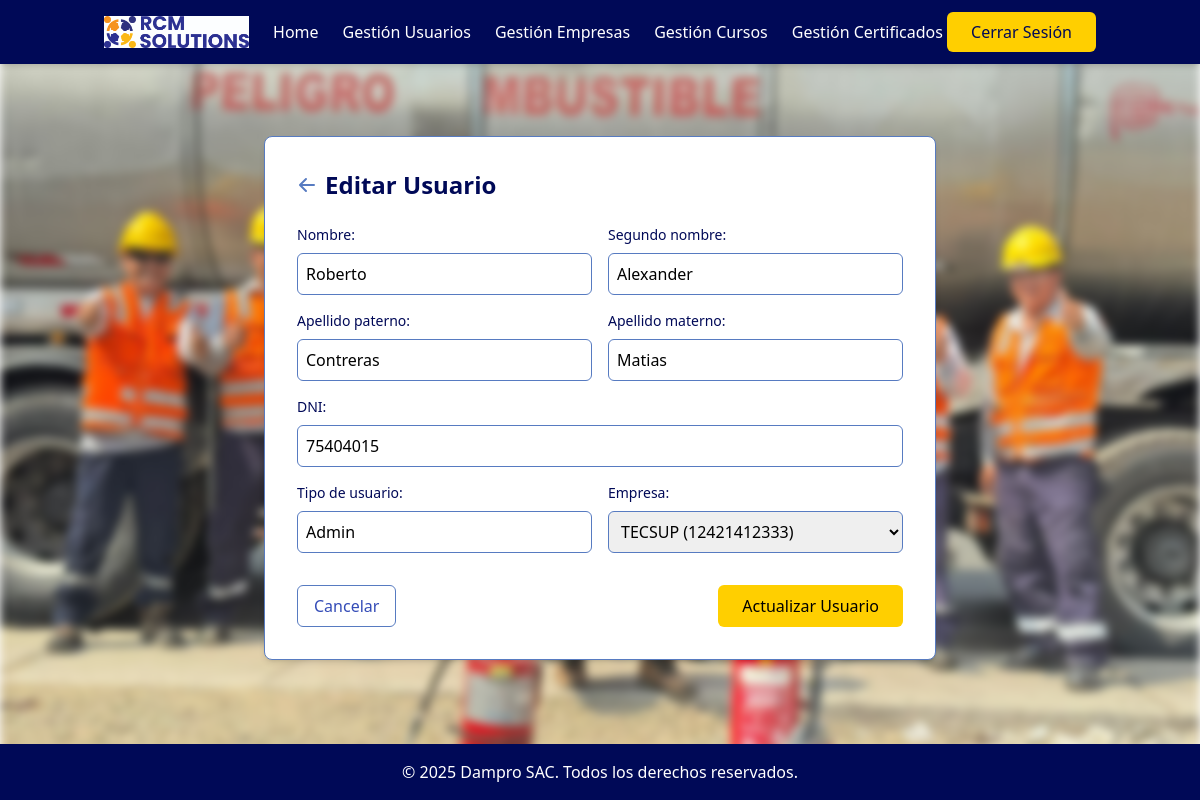
Screenshot of /dashboard/usuarios/edit/1/ (signed in) with the database file from the repository.
### system/models.py (models this page shows)
class Usuario(models.Model):
    first_name = models.CharField(max_length=100)
    middle_name = models.CharField(max_length=100, blank=True, null=True)
    last_name = models.CharField(max_length=100)
    second_last_name = models.CharField(max_length=100, blank=True, null=True)
    dni = models.CharField(max_length=8, unique=True, null=True, blank=True)  # DNI peruano estándar de 8 dígitos
    user_type = models.CharField(max_length=50)
    empresa = models.ForeignKey(Empresa, on_delete=models.CASCADE, related_name='usuarios', null=True, blank=True)

class Empresa(models.Model):
    ruc = models.CharField(max_length=11, unique=True)
    nombre = models.CharField(max_length=200)  # razón social

### system/views.py (the view, shortened to what this page needs)
# urls.py: path('dashboard/usuarios/edit/<int:pk>/', views.edit_usuario, name='edit_usuario'),
@login_required
def edit_usuario(request, pk):
    usuario = Usuario.objects.get(pk=pk)
    empresas = Empresa.objects.all()
    return render(request, 'system/usuario_form.html', {
        'action': 'edit',
        'usuario': usuario,
        'empresas': empresas
    })

### system/views.py (called while the page is built)
def login_required(view_func):
    @wraps(view_func)
    def wrapped_view(request, *args, **kwargs):
        if not request.session.get('user_id'):
            return redirect('system:login')
        return view_func(request, *args, **kwargs)
    return wrapped_view

### system/templates/system/usuario_form.html (shortened to what this page needs)
{% extends 'system/base_logged.html' %}
{% block content %}
<section class="py-12">
  <div class="container mx-auto px-4">
    <div class="bg-rcm-white border border-rcm-blue-light rounded-lg shadow-md p-8 max-w-2xl mx-auto">
      <div class="flex items-center mb-6">
        <a href="{% url 'system:gestion_usuarios' %}" class="mr-2 text-rcm-blue-light hover:text-rcm-blue-medium transition-colors">
          <svg xmlns="http://www.w3.org/2000/svg" class="h-5 w-5" viewBox="0 0 20 20" fill="currentColor">
            <path fill-rule="evenodd" d="M9.707 16.707a1 1 0 01-1.414 0l-6-6a1 1 0 010-1.414l6-6a1 1 0 011.414 1.414L5.414 9H17a1 1 0 110 2H5.414l4.293 4.293a1 1 0 010 1.414z" clip-rule="evenodd" />
          </svg>
        </a>
        <h1 class="text-2xl font-bold text-rcm-navy">
          {% if action == 'add' %}Agregar Usuario{% else %}Editar Usuario{% endif %}
        </h1>
      </div>
      <form method="post" action="" class="space-y-4">
        <div class="grid grid-cols-1 md:grid-cols-2 gap-4">
          <div class="space-y-2">
            <label for="first_name" class="block text-sm font-medium text-rcm-navy">Nombre:</label>
            <input
              type="text"
              name="first_name"
              id="first_name"
              value="{{ usuario.first_name|default_if_none:'' }}"
              class="w-full p-2 border border-rcm-blue-light rounded-md focus:outline-none focus:ring-2 focus:ring-rcm-gold text-rcm-black"
              required
            />
          </div>
          <div class="space-y-2">
            <label for="middle_name" class="block text-sm font-medium text-rcm-navy">Segundo nombre:</label>
            <input
              type="text"
              name="middle_name"
              id="middle_name"
              value="{{ usuario.middle_name|default_if_none:'' }}"
              class="w-full p-2 border border-rcm-blue-light rounded-md focus:outline-none focus:ring-2 focus:ring-rcm-gold text-rcm-black"
            />
          </div>
        </div>
        <div class="grid grid-cols-1 md:grid-cols-2 gap-4">
          <div class="space-y-2">
            <label for="last_name" class="block text-sm font-medium text-rcm-navy">Apellido paterno:</label>
            <input
              type="text"
              name="last_name"
              id="last_name"
              value="{{ usuario.last_name|default_if_none:'' }}"
              class="w-full p-2 border border-rcm-blue-light rounded-md focus:outline-none focus:ring-2 focus:ring-rcm-gold text-rcm-black"
              required
            />
          </div>
          <div class="space-y-2">
            <label for="second_last_name" class="block text-sm font-medium text-rcm-navy">Apellido materno:</label>
            <input
              type="text"
              name="second_last_name"
              id="second_last_name"
              value="{{ usuario.second_last_name|default_if_none:'' }}"
              class="w-full p-2 border border-rcm-blue-light rounded-md focus:outline-none focus:ring-2 focus:ring-rcm-gold text-rcm-black"
            />
          </div>
        </div>
        <div class="space-y-2">
          <label for="dni" class="block text-sm font-medium text-rcm-navy">DNI:</label>
          <input
            type="text"
            name="dni"
            id="dni"
            value="{{ usuario.dni|default_if_none:'' }}"
            class="w-full p-2 border border-rcm-blue-light rounded-md focus:outline-none focus:ring-2 focus:ring-rcm-gold text-rcm-black"
            maxlength="8"
            placeholder="Ingrese el DNI (8 dígitos)"
          />
        </div>
        <div class="grid grid-cols-1 md:grid-cols-2 gap-4">
          <div class="space-y-2">
            <label for="user_type" class="block text-sm font-medium text-rcm-navy">Tipo de usuario:</label>
            <input
              type="text"
              name="user_type"
              id="user_type"
              value="{{ usuario.user_type|default_if_none:'' }}"
              class="w-full p-2 border border-rcm-blue-light rounded-md focus:outline-none focus:ring-2 focus:ring-rcm-gold text-rcm-black"
              required
            />
          </div>
          <div class="space-y-2">
            <label for="empresa_id" class="block text-sm font-medium text-rcm-navy">Empresa:</label>
            <select
              name="empresa_id"
              id="empresa_id"
              class="w-full p-2 border border-rcm-blue-light rounded-md focus:outline-none focus:ring-2 focus:ring-rcm-gold text-rcm-black"
            >
              {% for empresa in empresas %}
                <option value="{{ empresa.id }}" {% if usuario.empresa.id == empresa.id %}selected{% endif %}>
                  {{ empresa.nombre }} ({{ empresa.ruc }})
                </option>
              {% endfor %}
            </select>
          </div>
        </div>
        <div class="flex justify-between pt-4">
          <a href="{% url 'system:gestion_usuarios' %}" class="py-2 px-4 border border-rcm-blue-light rounded-md text-rcm-blue-medium hover:bg-rcm-blue-light hover:text-rcm-white transition-colors">
            Cancelar
          </a>
          <button type="submit" class="bg-rcm-gold text-rcm-black py-2 px-6 rounded-md font-medium hover:bg-yellow-400 transition-colors">
            {% if action == 'add' %}Crear Usuario{% else %}Actualizar Usuario{% endif %}
          </button>
        </div>
      </form>
    </div>
  </div>
</section>
{% endblock %}

### rows the page displays
Usuario: first_name "Roberto", middle_name "Alexander", last_name "Contreras", second_last_name "Matias", dni "75404015", user_type "Admin", empresa_id "TECSUP (12421412333)"
